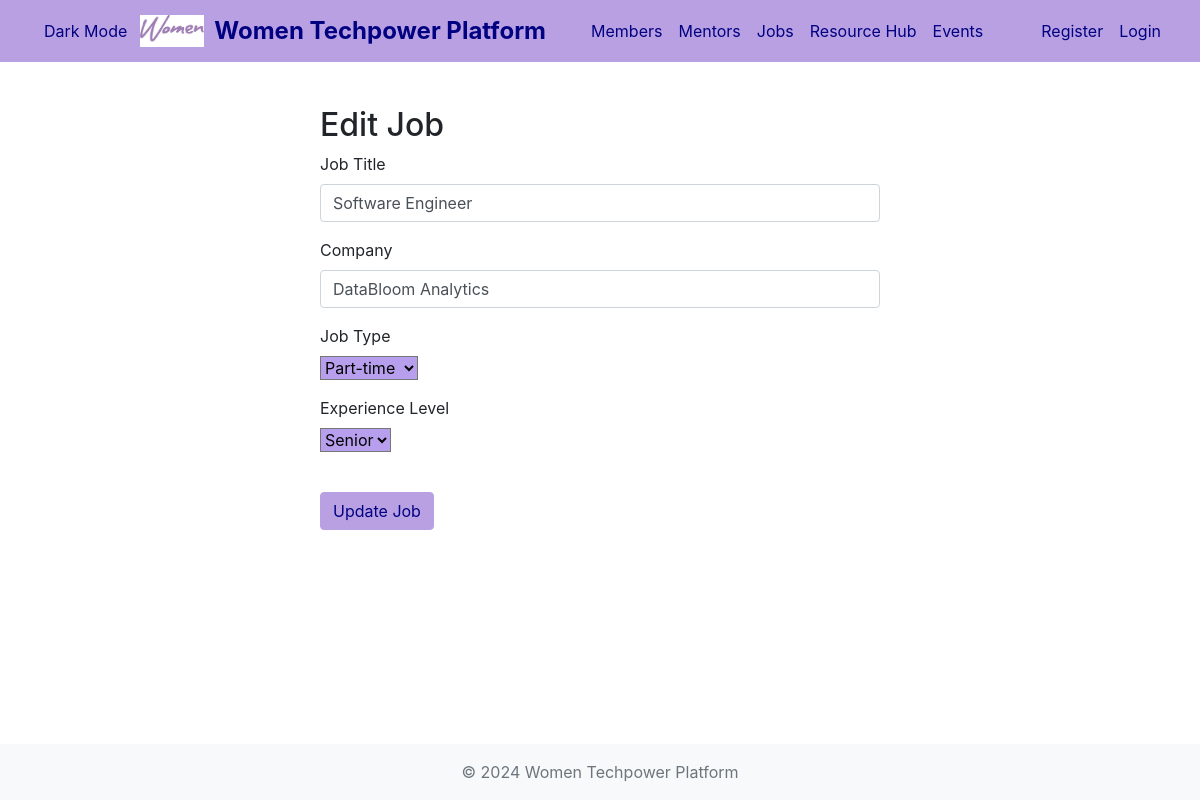
/edit_job.php?id=1, run on the app's committed database.
### tables this page shows
CREATE TABLE `jobs` (
  `id` int(11) NOT NULL,
  `title` varchar(255) NOT NULL,
  `company` varchar(255) NOT NULL,
  `type` enum('fulltime','parttime','internship') DEFAULT NULL,
  `experience_level` enum('junior','senior','expert') DEFAULT NULL
);

### edit_job.php (the view, shortened to what this page needs)
<?php
include_once "includes/header.php";
$database = new Database();
$db = $database->getConnection();
$query = "SELECT * FROM jobs WHERE id = ?";
$stmt = $db->prepare($query);
$stmt->execute([$_GET['id']]);
$job = $stmt->fetch(PDO::FETCH_ASSOC);
?>
<div class="form-container">
    <h2>Edit Job</h2>
    <form method="POST">
        <div class="form-group">
            <label>Job Title</label>
            <input type="text" name="title" class="form-control" value="<?php echo htmlspecialchars($job['title']); ?>" required>
        </div>
        <div class="form-group">
            <label>Company</label>
            <input type="text" name="company" class="form-control" value="<?php echo htmlspecialchars($job['company']); ?>" required>
        </div>
        <div class="form-group">
            <label>Job Type</label>
            <br/>
            <select name="type" class="custom-dropdown" required>
                <option value="parttime" <?php echo $job['type'] === 'parttime' ? 'selected' : ''; ?>>Part-time</option>
            </select>
        </div>
        <div class="form-group">
            <label>Experience Level</label>
            <br/>
            <select name="experience_level" class="custom-dropdown" required>
                <option value="senior" <?php echo $job['experience_level'] === 'senior' ? 'selected' : ''; ?>>Senior</option>
            </select>
        </div>
        <br/>
        <button type="submit" class="btn btn-primary">Update Job</button>
    </form>
</div>
<?php include_once "includes/footer.php"; ?>

### css/style.css (style rules this page uses)
body { min-height: 100vh; display: flex; flex-direction: column; }
.form-container { max-width: 600px; margin: 0 auto; padding: 20px; }
.btn-primary { background-color: #b9a0e3 !important; color: #000080 !important; border-color: #b9a0e3 !important; }
.custom-dropdown { background-color: #b79fed; }

### data on the page
jobs: title "Software Engineer", company "DataBloom Analytics", type "Part-time", experience_level "Senior"
